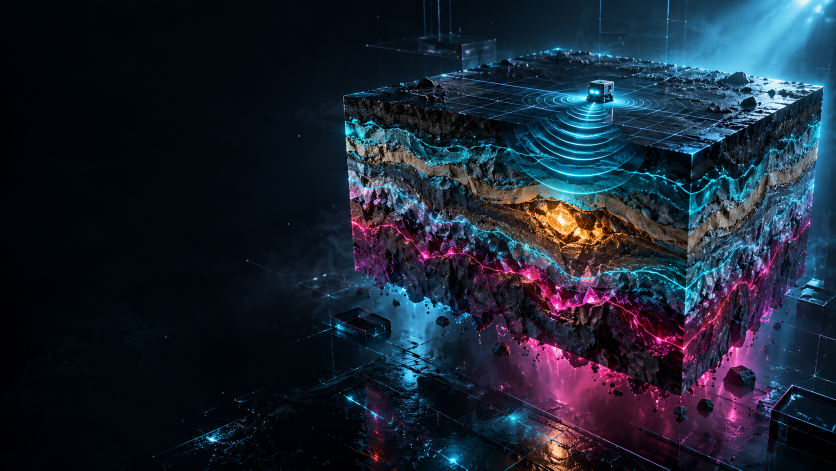
#> input picture tools/promo/assets/subsurface-keyart.png, 1672 x 941 px (shown at 1/2 size)
$ python render_film.py
#> lines starting #> are read from the running program, lines starting #| are printed output that depends on the picture
#!/usr/bin/env python3
"""Render the deterministic DeepGPR signal film and its web deliverables.

Requires Python 3.10+, numpy, Pillow and ffmpeg. No project solver required.
Scientific wavefield graphics are conceptual; the FWI panels are repository
figures. Use --stills first to review the five chapters before encoding.
"""

from __future__ import annotations

import argparse
from functools import lru_cache
import math
from multiprocessing import Pool
from pathlib import Path
import subprocess

import numpy as np
from PIL import Image, ImageChops, ImageDraw, ImageFont, ImageOps

from hologram import draw_hologram

HERE = Path(__file__).resolve().parent
ROOT = HERE.parents[1]
OUT = ROOT / "website/assets/video"
W, H, FPS, DURATION = 1920, 1080, 30, 32
WHITE = (236, 246, 250)
CYAN = (78, 230, 224)
PINK = (247, 83, 193)
MUTED = (136, 163, 180)
CUTS = (0, 6, 13, 20, 26, 32)
FONT_DIR = Path("/usr/share/fonts/truetype")


# [13 lines left out: function font, not called in this run]


def smooth(x):
    x = max(0.0, min(1.0, x))
    return x * x * (3 - 2 * x)


@lru_cache(maxsize=1)
def assets():
    source = ImageOps.fit(Image.open(HERE / "assets/subsurface-keyart.png").convert("RGB"), (W, H), method=Image.Resampling.LANCZOS)
    keyart = Image.new("RGB", (W, H), (2, 6, 12))
    keyart.paste(source.resize((1766, 993), Image.Resampling.LANCZOS), (154, 43))
    # Grade the left side into deep ink while preserving the cinematic geology.
    yy, xx = np.mgrid[:H, :W]
    dark = np.clip(1 - xx / 950, 0, 1) * 0.42
    dark += 0.12 * np.clip((yy - 810) / 270, 0, 1)
    dark += 0.52 * np.clip((185 - yy) / 185, 0, 1)
    keyart = Image.fromarray(np.uint8(np.asarray(keyart) * (1 - dark[:, :, None])))
    x = xx / W
    y = yy / H
    cyan = np.exp(-((x - 0.7) ** 2 / 0.08 + (y - 0.48) ** 2 / 0.14))
    pink = np.exp(-((x - 0.82) ** 2 / 0.06 + (y - 0.78) ** 2 / 0.025))
    a = np.zeros((H, W, 3), dtype=np.float32)
    a[:] = (3, 7, 15)
    a += cyan[:, :, None] * (2, 14, 23)
    a += pink[:, :, None] * (16, 3, 14)
    a += np.random.default_rng(71).normal(0, 0.6, (H, W, 1))
    backdrop = Image.fromarray(np.uint8(np.clip(a, 0, 255)))
    true = Image.open(ROOT / "Fig/2dfwipred.png").convert("RGB")
    initial = Image.open(ROOT / "Fig/2dfwiinit.png").convert("RGB")
    figs = [ImageOps.contain(im, (910, 515), Image.Resampling.LANCZOS) for im in (initial, true)]
    rng = np.random.default_rng(52)
    particles = rng.uniform(0, 1, (80, 4))
    return keyart, backdrop, figs, particles


# [42 lines left out: functions text, heading, particles, not called in this run]


def keyart_frame(t):
    base = assets()[0]
    # The camera's trajectory has a 32-second period, so opening/closing join.
    angle = 2 * math.pi * t / DURATION
    scale = 1.018 + 0.009 * math.sin(angle)
    offset_x = 12 * math.sin(angle)
    offset_y = 7 * math.cos(angle)
    transform = (1 / scale, 0, (W - W / scale) / 2 + offset_x,
                 0, 1 / scale, (H - H / scale) / 2 + offset_y)
    return base.transform((W, H), Image.Transform.AFFINE, transform, Image.Resampling.BICUBIC)


# [31 lines left out: functions overline, chips, trace, not called in this run]


def brand_scene(t, closing=False):
    img = keyart_frame(t)
    particles(img, t, 0.65)
    d = ImageDraw.Draw(img)
    # Thin optical sweep lights move independently of the virtual camera.
    sweep = 1030 + math.sin(2 * math.pi * t / DURATION) * 240
    d.line((sweep, 186, sweep + 120, 231), fill=(51, 130, 148), width=1)
    text(img, (107, 303), "REVEAL THE INVISIBLE", 22, CYAN, "mono", tracking=3)
    text(img, (93, 390), "Deep", 162, WHITE, "black")
    width = ImageDraw.Draw(img).textlength("Deep", font=font(162, "black"))
    text(img, (93 + width, 390), "GPR", 162, CYAN, "black")
    text(img, (108, 600), "Physics. Gradients. Possibilities." if closing else "The science beneath the surface.", 36, WHITE, "light")
    if closing:
        text(img, (110, 700), "$", 28, PINK, "mono")
        text(img, (145, 700), "pip install DeepGPR", 28, WHITE, "mono")
        text(img, (110, 767), "songc0a.github.io/DeepGPR", 21, MUTED, "mono")
    else:
        chips(img, ["2D + 3D", "PYTORCH", "CPU + CUDA"], 709, 2)
        text(img, (110, 802), "Differentiable ground-penetrating radar", 22, MUTED)
    return img


# [62 lines left out: function scientific_scene, not called in this run]


def scene_frame(scene, t):
    if scene == 0:
        return brand_scene(t)
    if scene == 4:
        img = brand_scene(t, True)
        # Return to the opening brand layout before the homepage loop boundary.
        if t > 30.75:
            img = Image.blend(img, brand_scene(t), smooth((t - 30.75) / 1.0))
        return img
    return scientific_scene(scene, t)


# [26 lines left out: function hud, not called in this run]


def frame(index):
    t = index / FPS
    scene = next(i for i in range(5) if CUTS[i] <= t < CUTS[i + 1])
    img = scene_frame(scene, t)
    for i, boundary in enumerate(CUTS[1:-1], 1):
        if abs(t - boundary) < 0.42:
            blend = smooth((t - boundary + 0.42) / 0.84)
            img = Image.blend(scene_frame(i - 1, t), scene_frame(i, t), blend)
            break
    hud(img, t, scene)
    return img


def frame_bytes(index):
    return frame(index).tobytes()


def stills():
    folder = HERE / "render"
    folder.mkdir(parents=True, exist_ok=True)
    times = (2.5, 9.5, 17.5, 23.0, 28.5)
    shots = []
    for i, t in enumerate(times):
        shot = frame(round(t * FPS))
        shot.save(folder / f"chapter-{i + 1}.jpg", quality=93)
        tile = shot.resize((960, 540), Image.Resampling.LANCZOS)
        shots.append(tile)
#> this loop made 1 pass
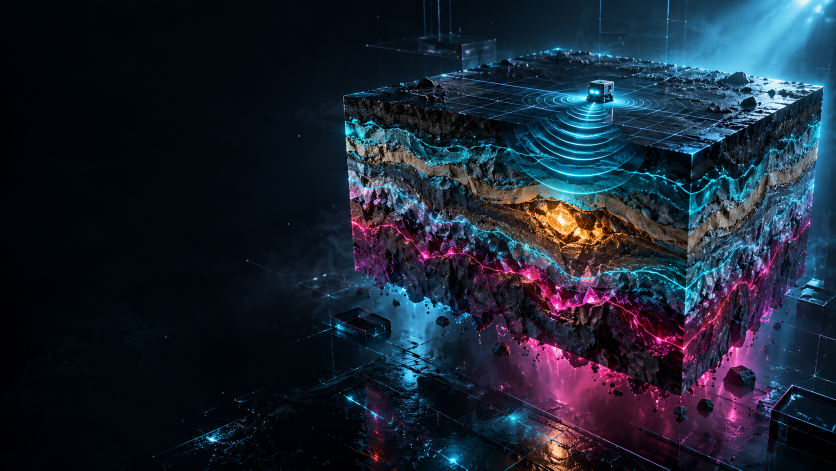
#> input picture tools/promo/assets/subsurface-keyart.png, 1672 x 941 px (shown at 1/2 size)
#> pass 1, in assets, `source = ImageOps.fit(Image.open(HERE / "assets/subsurface-keyart.png"..`:
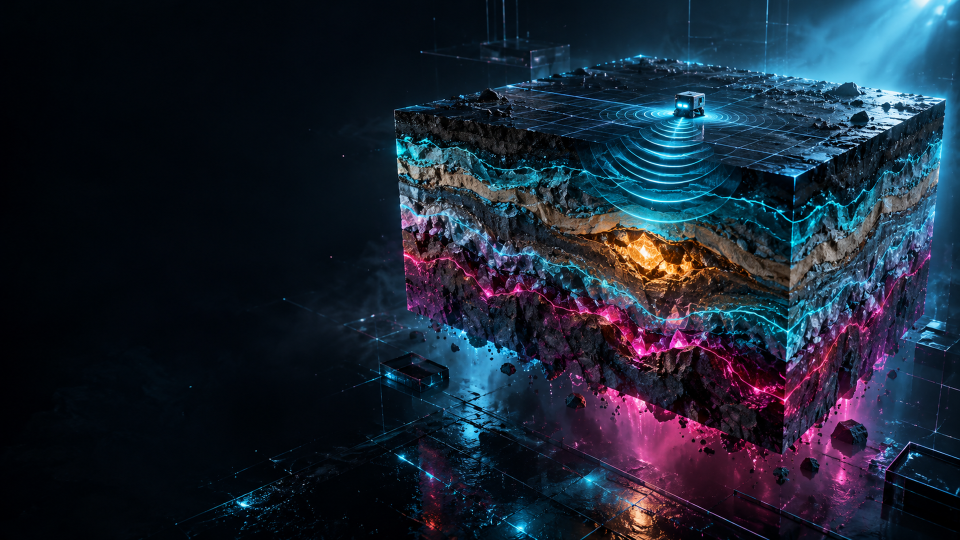
#> source: PIL image 1920x1080 RGB (shown at 1/2 size); mean R, G, B 26.2, 36, 50.8
#> pass 1, in assets, `keyart = Image.new("RGB", (W, H), (2, 6, 12))`:
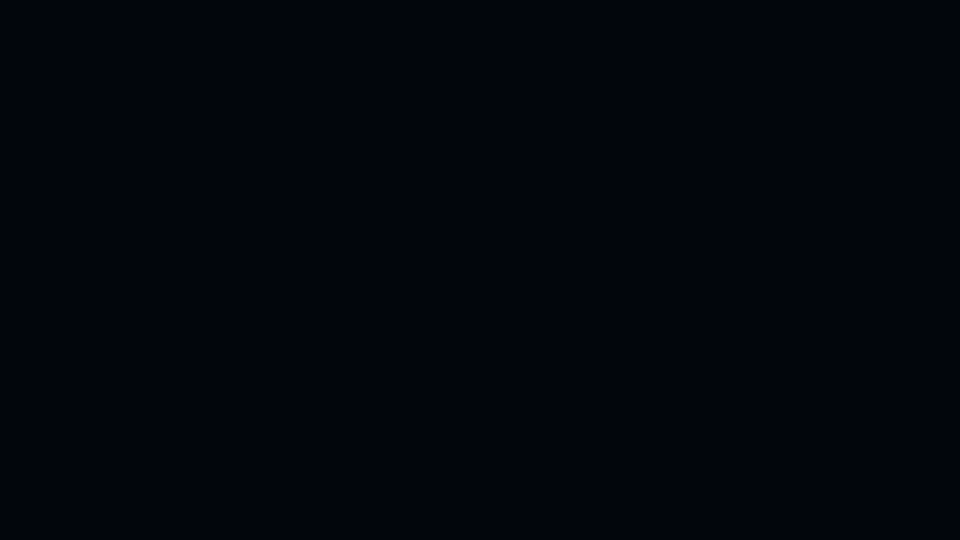
#> keyart: PIL image 1920x1080 RGB (shown at 1/2 size); mean R, G, B 2, 6, 12
#> pass 1, in assets, `keyart = Image.fromarray(np.uint8(np.asarray(keyart) * (1 - dark[:, :,..`:
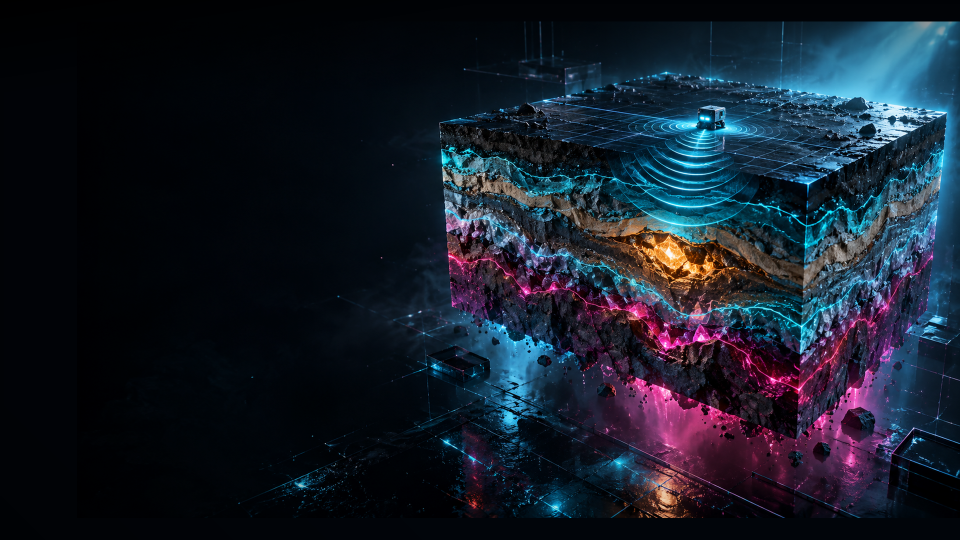
#> keyart: PIL image 1920x1080 RGB (shown at 1/2 size); mean R, G, B 21.3, 29.1, 41.2
#> pass 1, in assets, `backdrop = Image.fromarray(np.uint8(np.clip(a, 0, 255)))`:
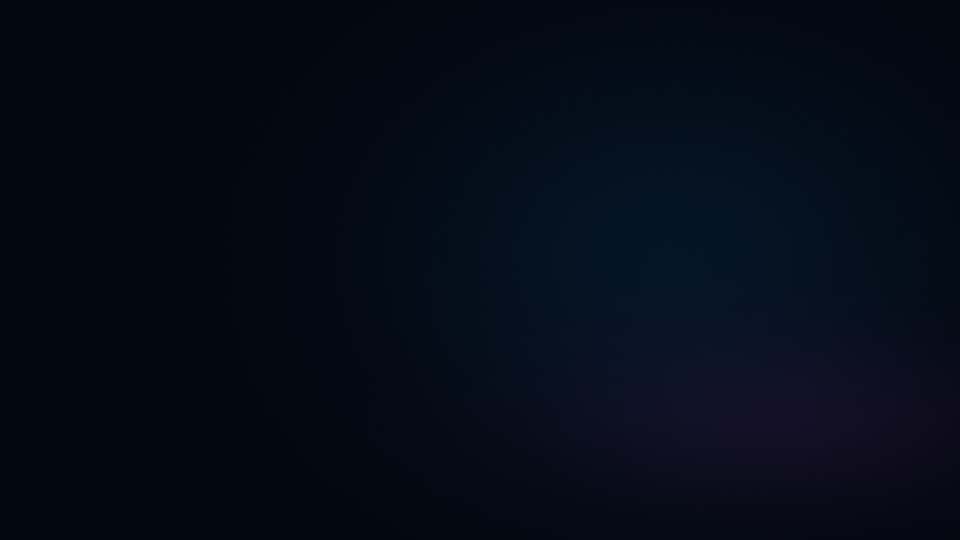
#> backdrop: PIL image 1920x1080 RGB (shown at 1/2 size); mean R, G, B 4.7, 10.9, 22.6
    contact = Image.new("RGB", (1920, 1620), (3, 7, 15))
    for i, shot in enumerate(shots):
        contact.paste(shot, ((i % 2) * 960, (i // 2) * 540))
    contact.save(folder / "storyboard.jpg", quality=92)
    OUT.mkdir(parents=True, exist_ok=True)
    frame(round(2.5 * FPS)).resize((1280, 720), Image.Resampling.LANCZOS).save(OUT / "deepgpr-promo-poster.jpg", quality=88, optimize=True)
    print(f"Storyboard: {folder / 'storyboard.jpg'}", flush=True)


# [27 lines left out: function encode, not called in this run]


if __name__ == "__main__":
    parser = argparse.ArgumentParser(description=__doc__)
    parser.add_argument("--stills", action="store_true", help="Render only the poster and chapter contact sheet")
    parser.add_argument("--workers", type=int, default=6)
    args = parser.parse_args()
#> (the run stopped early here; a loop or call above may not have finished)
